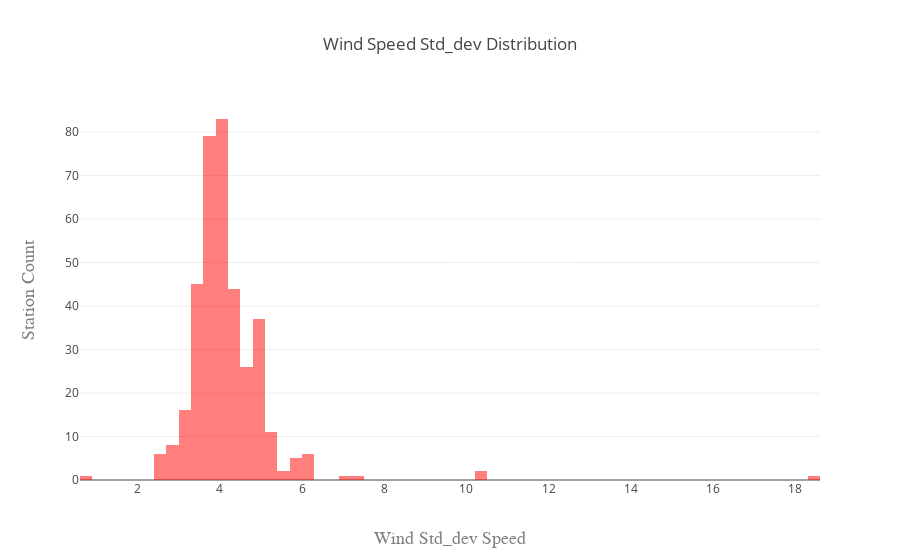

Notebook source saved alongside this figure:
### Code cell
plot_hist(x = wind_proj_var,
          x_label='Wind Std_dev Speed', 
          y_label = 'Station Count', 
          title = 'Wind Speed Std_dev Distribution', 
          size = 0.3,
          start = 0,
          end = 700,
          color = 'red'
         )

### Figure 1 — Plotly figure (JSON) as saved in the notebook; plotly's stock layout.template omitted (floating-point values rounded to 4 significant figures; data arrays with more than 128 entries replaced by an {"elided": "..."} marker saying what was removed)
{"data": [{"histnorm": null, "marker": {"color": "red"}, "name": "control", "opacity": 0.5, "type": "histogram", "x": {"elided": "374 float values"}, "xbins": {"end": 700, "size": 0.3, "start": 0}}], "layout": {"title": "Wind Speed Std_dev Distribution", "xaxis": {"title": "Wind Std_dev Speed", "titlefont": {"color": "#7f7f7f", "family": "Courier New, monospace", "size": 18}}, "yaxis": {"title": "Station Count", "titlefont": {"color": "#7f7f7f", "family": "Courier New, monospace", "size": 18}}}}
